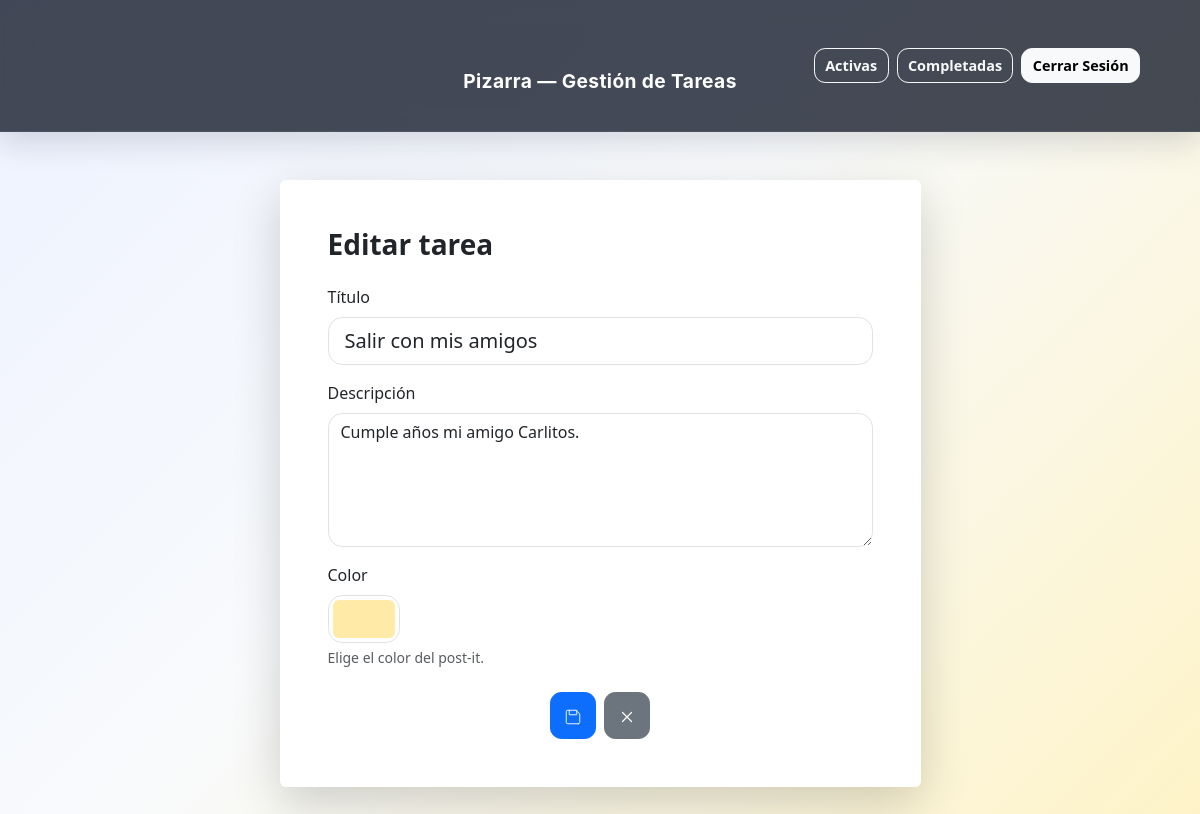
The app's page /task/22/edit/ (signed in) with its own data.
### tareas/models.py (models this page shows, shortened)
class Task(models.Model):
    class Status(models.TextChoices):
        PENDING = 'pending', 'Pendiente'
        COMPLETED = 'completed', 'Completada'
    user = models.ForeignKey(settings.AUTH_USER_MODEL, on_delete=models.CASCADE, related_name='tasks')
    title = models.CharField(max_length=120)
    description = models.TextField(blank=True)
    color = models.CharField(max_length=7, default='#ffeaa7')
    status = models.CharField(max_length=20, choices=Status.choices, default=Status.PENDING)
    created_at = models.DateTimeField(auto_now_add=True)
    completed_at = models.DateTimeField(null=True, blank=True)
    class Meta:
        ordering = ['-created_at']

### tareas/views.py (the view)
# urls.py: path('task/<int:pk>/edit/', views.task_update, name='task_update'),
@login_required
def task_update(request, pk):
    task = get_object_or_404(Task, pk=pk, user=request.user)
    if task.status == Task.Status.COMPLETED:
        messages.info(request, 'Las tareas completadas no se pueden editar.')
        return redirect('completed')
    form = TaskForm(request.POST or None, instance=task)
    if request.method == 'POST' and form.is_valid():
        form.save()
        messages.success(request, 'Tarea actualizada.')
        return redirect('dashboard' if task.status == Task.Status.PENDING else 'completed')
    return render(request, 'task_form.html', {'form': form, 'title': 'Editar tarea', 'action': 'Guardar cambios', 'back_url': 'completed' if task.status == Task.Status.COMPLETED else 'dashboard'})

### tareas/forms.py (shortened to what this page needs)
class TaskForm(forms.ModelForm):
    class Meta:
        model = Task
        fields = ('title', 'description', 'color')
        widgets = {
            'title': forms.TextInput(attrs={'class': 'form-control form-control-lg', 'placeholder': 'Título de la tarea'}),
            'description': forms.Textarea(attrs={'class': 'form-control', 'rows': 5, 'placeholder': 'Describe la tarea'}),
            'color': forms.TextInput(attrs={'type': 'color', 'class': 'form-control form-control-color'}),
        }

### templates/task_form.html (shortened to what this page needs)
{% extends 'base.html' %}
{% block content %}
<div class="row justify-content-center">
  <div class="col-12 col-lg-8 col-xl-7">
    <div class="card border-0 shadow-lg">
      <div class="card-body p-4 p-md-5">
        <h1 class="h3 fw-bold mb-4">{{ title }}</h1>
        <form method="post">
          <div class="mb-3">
            <label class="form-label">Título</label>
            {{ form.title }}
          </div>
          <div class="mb-3">
            <label class="form-label">Descripción</label>
            {{ form.description }}
          </div>
          <div class="mb-4">
            <label class="form-label d-block">Color</label>
            {{ form.color }}
            <div class="form-text">Elige el color del post-it.</div>
          </div>
          <div class="d-flex justify-content-center gap-2">
            <button type="submit" class="btn btn-primary btn-lg app-btn" aria-label="Guardar">
                          <svg xmlns="http://www.w3.org/2000/svg" width="18" height="18" viewBox="0 0 24 24" fill="none" aria-hidden="true"><path d="M19 21H5a2 2 0 0 1-2-2V5a2 2 0 0 1 2-2h11l5 5v11a2 2 0 0 1-2 2zM17 3v6H7V3" stroke="#fff" stroke-width="1.2" stroke-linecap="round" stroke-linejoin="round"/></svg>
            </button>
            <a class="btn btn-secondary btn-lg app-btn" href="{% url back_url %}" aria-label="Cancelar">
                          <svg xmlns="http://www.w3.org/2000/svg" width="18" height="18" viewBox="0 0 24 24" fill="none" aria-hidden="true"><path d="M6 6l12 12M6 18L18 6" stroke="currentColor" stroke-width="1.6" stroke-linecap="round" stroke-linejoin="round"/></svg>
            </a>
          </div>
        </form>
      </div>
    </div>
  </div>
</div>
{% endblock %}

### static/css/style.css (style rules this page uses)
:root { --board-bg: linear-gradient(135deg, #eef2ff 0%, #f8fafc 45%, #fef3c7 100%); }
body { min-height: 100vh; background: var(--board-bg); color: #1f2937; }
.auth-form .form-control, .auth-form .form-control:focus, .card .form-control, .card .form-control:focus { border-radius: 0.9rem; box-shadow: none; }
input[type="color"].form-control-color { width: 4.5rem; height: 3rem; padding: .25rem; }
.app-btn { border-radius: .7rem; padding:.45rem .8rem; font-weight:600; transition: transform .06s ease, box-shadow .12s ease; }
.app-btn { border-radius: .7rem; padding:.45rem .8rem; font-weight:600; }

### records on screen
Task: title "Salir con mis amigos", description "Cumple años mi amigo Carlitos.", color "#ffeaa7"

### other values on screen
{{ title }} "Editar tarea"
